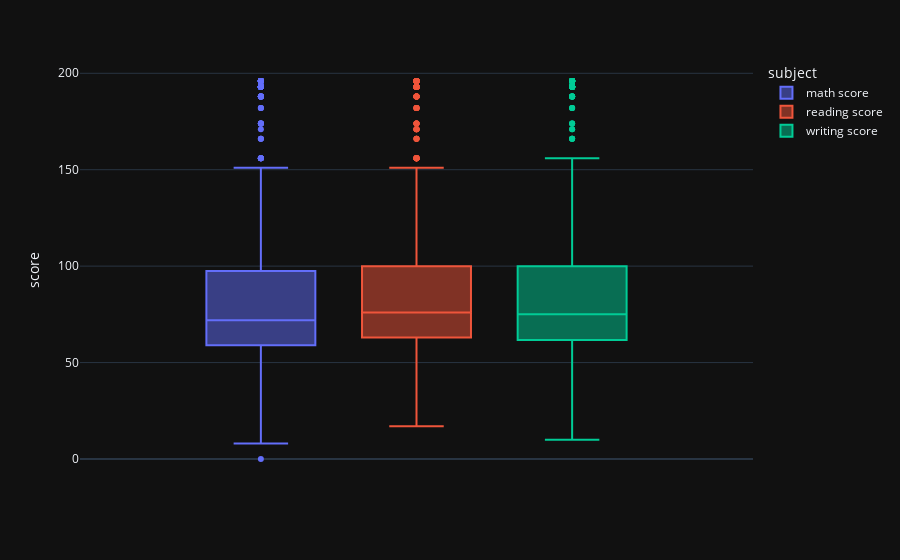

Source (notebook cell):
### Code cell
# Código del amigo ChatGPT (listo para usar)
fig = px.box(
    df_grades.melt(
        value_vars=["math score", "reading score", "writing score"],
        var_name="subject",
        value_name="score",
    ),
    y="score",
    color="subject",
)
fig.show()

### Figure 1 — Plotly figure (JSON) as saved in the notebook; plotly's stock layout.template omitted (floating-point values rounded to 4 significant figures; data arrays with more than 128 entries replaced by an {"elided": "..."} marker saying what was removed)
{"data": [{"alignmentgroup": "True", "hovertemplate": "subject=math score<br>score=%{y}<extra></extra>", "legendgroup": "math score", "marker": {"color": "#636efa"}, "name": "math score", "notched": false, "offsetgroup": "math score", "orientation": "v", "showlegend": true, "x0": " ", "xaxis": "x", "y": {"elided": "1400 float values"}, "y0": " ", "yaxis": "y", "type": "box"}, {"alignmentgroup": "True", "hovertemplate": "subject=reading score<br>score=%{y}<extra></extra>", "legendgroup": "reading score", "marker": {"color": "#EF553B"}, "name": "reading score", "notched": false, "offsetgroup": "reading score", "orientation": "v", "showlegend": true, "x0": " ", "xaxis": "x", "y": {"elided": "1400 float values"}, "y0": " ", "yaxis": "y", "type": "box"}, {"alignmentgroup": "True", "hovertemplate": "subject=writing score<br>score=%{y}<extra></extra>", "legendgroup": "writing score", "marker": {"color": "#00cc96"}, "name": "writing score", "notched": false, "offsetgroup": "writing score", "orientation": "v", "showlegend": true, "x0": " ", "xaxis": "x", "y": {"elided": "1400 float values"}, "y0": " ", "yaxis": "y", "type": "box"}], "layout": {"xaxis": {"anchor": "y", "domain": [0.0, 1.0]}, "yaxis": {"anchor": "x", "domain": [0.0, 1.0], "title": {"text": "score"}}, "legend": {"title": {"text": "subject"}, "tracegroupgap": 0}, "margin": {"t": 60}, "boxmode": "group"}}
